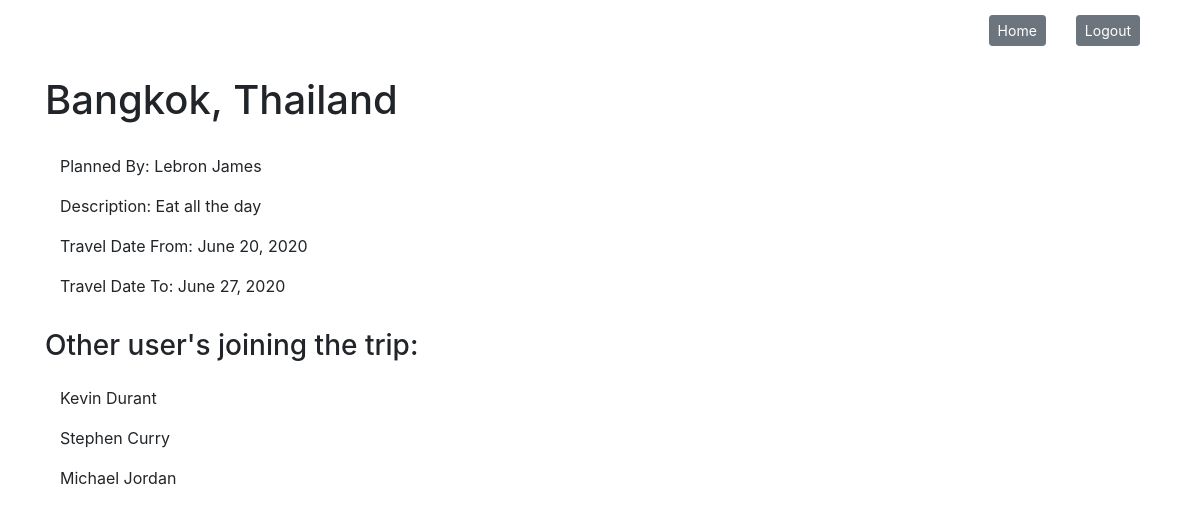
Page /destination/2 on the committed database.
### travel_buddy_app/models.py (models this page shows)
class Trips(models.Model):
    destination = models.CharField(max_length=255)
    description = models.CharField(max_length=255)
    datefrom = models.DateField()
    dateto = models.DateField()
    created_at = models.DateTimeField(auto_now_add=True)
    updated_at = models.DateTimeField(auto_now=True)
    user = models.ForeignKey(Users, related_name="trip", on_delete=models.CASCADE)
    favoriter = models.ManyToManyField(Users, related_name = 'favorite')
    objects = ValiManager()

class Users(models.Model):
    name = models.CharField(max_length=255)
    username = models.CharField(max_length=255)
    password = models.CharField(max_length=255)
    created_at = models.DateTimeField(auto_now_add=True)
    updated_at = models.DateTimeField(auto_now=True)
    objects = ValiManager()

### travel_buddy_app/views.py (the view)
# urls.py: path('destination/<int:tripid>', views.destination),
def destination(request, tripid):
    context = {
        'tripinfo': Trips.objects.get(id=tripid),
    }
    return render(request, "destination.html", context)

### travel_buddy_app/templates/destination.html (shortened to what this page needs)
<!DOCTYPE html>
<html lang="en">
<head>
    <link rel="stylesheet" href="https://stackpath.bootstrapcdn.com/bootstrap/4.4.1/css/bootstrap.min.css">
</head>
<body>
    <div class="container">
        <div class="row">
            <div class="col"></div>
            <div class="col-md-auto">
                <a href="/travels" class="btn btn-secondary btn-sm">Home</a>
            </div>
            <div class="col-md-auto">
                <a href="/logout" class="btn btn-secondary btn-sm">Logout</a>
            </div>
        </div>
    </div>
    <div class="container">
        <h1>{{tripinfo.destination}}</h1>
        <div class="row">
            <div class="col">
                <p>Planned By: {{tripinfo.user.name}}</p>
                <p>Description: {{tripinfo.description}}</p>
                <p>Travel Date From: {{tripinfo.datefrom|date:'F d, Y'}}</p>
                <p>Travel Date To: {{tripinfo.dateto|date:'F d, Y'}}</p>
            </div>
        </div>
        <div class="row">
            <h3>Other user's joining the trip:</h3>
        </div>
        <div class="row">
            <div class="col">
                {% for names in tripinfo.favoriter.all %}
                    <p>{{names.name}}</p>
                {% endfor %}
            </div>
        </div>
    </div>
</body>
</html>

### travel_buddy_app/templates/destination.html (style rules this page uses)
h1 { margin: 30px 0px; }
.row { margin: 15px 0px; }

### rows in the picture
Trips: destination "Bangkok, Thailand", user.name "Lebron James", description "Eat all the day", datefrom "June 20, 2020", dateto "June 27, 2020"
Users: name "Kevin Durant"
Users: name "Stephen Curry"
Users: name "Michael Jordan"
